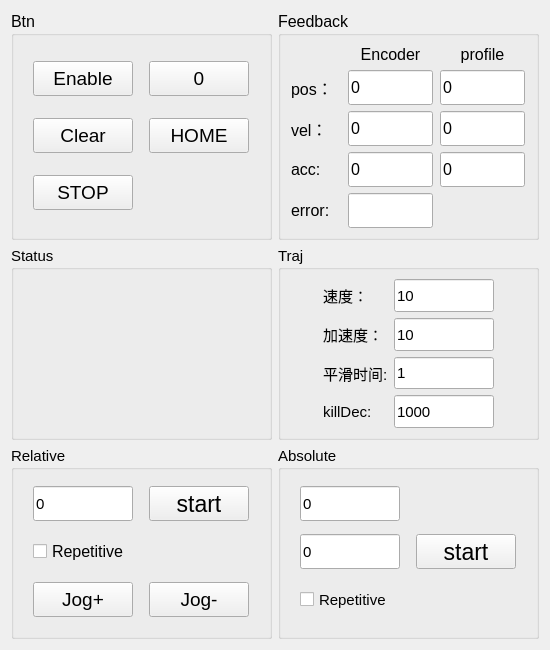
<?xml version="1.0" encoding="UTF-8"?>
<ui version="4.0">
 <class>axis</class>
 <widget class="QWidget" name="axis">
  <property name="geometry">
   <rect>
    <x>0</x>
    <y>0</y>
    <width>550</width>
    <height>650</height>
   </rect>
  </property>
  <property name="sizePolicy">
   <sizepolicy hsizetype="Preferred" vsizetype="Preferred">
    <horstretch>0</horstretch>
    <verstretch>0</verstretch>
   </sizepolicy>
  </property>
  <property name="minimumSize">
   <size>
    <width>331</width>
    <height>562</height>
   </size>
  </property>
  <property name="maximumSize">
   <size>
    <width>550</width>
    <height>650</height>
   </size>
  </property>
  <property name="acceptDrops">
   <bool>true</bool>
  </property>
  <property name="windowTitle">
   <string>Form</string>
  </property>
  <property name="layoutDirection">
   <enum>Qt::LeftToRight</enum>
  </property>
  <layout class="QGridLayout" name="gridLayout_2" rowstretch="2,2,2" columnstretch="2,2">
   <item row="0" column="0">
    <widget class="QGroupBox" name="Btn">
     <property name="font">
      <font>
       <pointsize>12</pointsize>
      </font>
     </property>
     <property name="title">
      <string>Btn</string>
     </property>
     <layout class="QGridLayout" name="gridLayout_7">
      <item row="0" column="0">
       <widget class="QPushButton" name="enableBtn">
        <property name="maximumSize">
         <size>
          <width>100</width>
          <height>35</height>
         </size>
        </property>
        <property name="font">
         <font>
          <pointsize>14</pointsize>
         </font>
        </property>
        <property name="text">
         <string>Enable</string>
        </property>
       </widget>
      </item>
      <item row="0" column="1">
       <widget class="QPushButton" name="zeroBtn">
        <property name="minimumSize">
         <size>
          <width>100</width>
          <height>35</height>
         </size>
        </property>
        <property name="maximumSize">
         <size>
          <width>100</width>
          <height>35</height>
         </size>
        </property>
        <property name="font">
         <font>
          <pointsize>14</pointsize>
         </font>
        </property>
        <property name="text">
         <string>0</string>
        </property>
       </widget>
      </item>
      <item row="1" column="0">
       <widget class="QPushButton" name="clearBtn">
        <property name="minimumSize">
         <size>
          <width>100</width>
          <height>35</height>
         </size>
        </property>
        <property name="maximumSize">
         <size>
          <width>100</width>
          <height>35</height>
         </size>
        </property>
        <property name="font">
         <font>
          <pointsize>14</pointsize>
         </font>
        </property>
        <property name="text">
         <string>Clear</string>
        </property>
       </widget>
      </item>
      <item row="2" column="0">
       <widget class="QPushButton" name="stopBtn">
        <property name="minimumSize">
         <size>
          <width>100</width>
          <height>35</height>
         </size>
        </property>
        <property name="maximumSize">
         <size>
          <width>100</width>
          <height>35</height>
         </size>
        </property>
        <property name="font">
         <font>
          <pointsize>14</pointsize>
         </font>
        </property>
        <property name="text">
         <string>STOP</string>
        </property>
       </widget>
      </item>
      <item row="1" column="1">
       <widget class="QPushButton" name="homeBtn">
        <property name="maximumSize">
         <size>
          <width>100</width>
          <height>35</height>
         </size>
        </property>
        <property name="font">
         <font>
          <pointsize>14</pointsize>
         </font>
        </property>
        <property name="text">
         <string>HOME</string>
        </property>
       </widget>
      </item>
     </layout>
    </widget>
   </item>
   <item row="0" column="1">
    <widget class="QGroupBox" name="feedback">
     <property name="sizePolicy">
      <sizepolicy hsizetype="Minimum" vsizetype="Expanding">
       <horstretch>0</horstretch>
       <verstretch>0</verstretch>
      </sizepolicy>
     </property>
     <property name="font">
      <font>
       <pointsize>12</pointsize>
      </font>
     </property>
     <property name="title">
      <string>Feedback</string>
     </property>
     <layout class="QGridLayout" name="gridLayout_6" columnstretch="1,3,3">
      <item row="0" column="1">
       <widget class="QLabel" name="encLabel">
        <property name="text">
         <string>Encoder</string>
        </property>
        <property name="alignment">
         <set>Qt::AlignCenter</set>
        </property>
       </widget>
      </item>
      <item row="0" column="2">
       <widget class="QLabel" name="prfLabel">
        <property name="text">
         <string>profile</string>
        </property>
        <property name="alignment">
         <set>Qt::AlignCenter</set>
        </property>
       </widget>
      </item>
      <item row="1" column="0">
       <widget class="QLabel" name="fposLabel">
        <property name="font">
         <font>
          <pointsize>12</pointsize>
         </font>
        </property>
        <property name="text">
         <string>pos：</string>
        </property>
       </widget>
      </item>
      <item row="2" column="0">
       <widget class="QLabel" name="fvelLabel">
        <property name="font">
         <font>
          <pointsize>12</pointsize>
         </font>
        </property>
        <property name="text">
         <string>vel：</string>
        </property>
       </widget>
      </item>
      <item row="3" column="0">
       <widget class="QLabel" name="accLabel_2">
        <property name="maximumSize">
         <size>
          <width>50</width>
          <height>16777215</height>
         </size>
        </property>
        <property name="text">
         <string>acc:</string>
        </property>
       </widget>
      </item>
      <item row="4" column="0">
       <widget class="QLabel" name="errorLabel">
        <property name="maximumSize">
         <size>
          <width>50</width>
          <height>16777215</height>
         </size>
        </property>
        <property name="font">
         <font>
          <pointsize>12</pointsize>
         </font>
        </property>
        <property name="text">
         <string>error:</string>
        </property>
       </widget>
      </item>
      <item row="1" column="2">
       <widget class="QLineEdit" name="prfPosText">
        <property name="minimumSize">
         <size>
          <width>85</width>
          <height>35</height>
         </size>
        </property>
        <property name="maximumSize">
         <size>
          <width>85</width>
          <height>35</height>
         </size>
        </property>
        <property name="text">
         <string>0</string>
        </property>
       </widget>
      </item>
      <item row="1" column="1">
       <widget class="QLineEdit" name="fposText">
        <property name="minimumSize">
         <size>
          <width>85</width>
          <height>35</height>
         </size>
        </property>
        <property name="maximumSize">
         <size>
          <width>85</width>
          <height>35</height>
         </size>
        </property>
        <property name="text">
         <string>0</string>
        </property>
       </widget>
      </item>
      <item row="2" column="2">
       <widget class="QLineEdit" name="prfVelText">
        <property name="minimumSize">
         <size>
          <width>85</width>
          <height>35</height>
         </size>
        </property>
        <property name="maximumSize">
         <size>
          <width>85</width>
          <height>35</height>
         </size>
        </property>
        <property name="text">
         <string>0</string>
        </property>
       </widget>
      </item>
      <item row="3" column="2">
       <widget class="QLineEdit" name="prfAccText">
        <property name="maximumSize">
         <size>
          <width>85</width>
          <height>35</height>
         </size>
        </property>
        <property name="text">
         <string>0</string>
        </property>
       </widget>
      </item>
      <item row="3" column="1">
       <widget class="QLineEdit" name="faccText">
        <property name="minimumSize">
         <size>
          <width>85</width>
          <height>35</height>
         </size>
        </property>
        <property name="maximumSize">
         <size>
          <width>85</width>
          <height>35</height>
         </size>
        </property>
        <property name="text">
         <string>0</string>
        </property>
       </widget>
      </item>
      <item row="2" column="1">
       <widget class="QLineEdit" name="fvelText">
        <property name="maximumSize">
         <size>
          <width>85</width>
          <height>35</height>
         </size>
        </property>
        <property name="text">
         <string>0</string>
        </property>
       </widget>
      </item>
      <item row="4" column="1">
       <widget class="QLineEdit" name="errorText">
        <property name="minimumSize">
         <size>
          <width>85</width>
          <height>35</height>
         </size>
        </property>
        <property name="maximumSize">
         <size>
          <width>85</width>
          <height>35</height>
         </size>
        </property>
       </widget>
      </item>
     </layout>
    </widget>
   </item>
   <item row="1" column="1">
    <widget class="QGroupBox" name="Traj">
     <property name="font">
      <font>
       <pointsize>11</pointsize>
      </font>
     </property>
     <property name="title">
      <string>Traj</string>
     </property>
     <layout class="QGridLayout" name="gridLayout" columnstretch="1,2,2,1">
      <item row="1" column="3">
       <spacer name="horizontalSpacer_2">
        <property name="orientation">
         <enum>Qt::Horizontal</enum>
        </property>
        <property name="sizeHint" stdset="0">
         <size>
          <width>40</width>
          <height>20</height>
         </size>
        </property>
       </spacer>
      </item>
      <item row="3" column="1">
       <widget class="QLabel" name="killAccLabel">
        <property name="text">
         <string>killDec:</string>
        </property>
       </widget>
      </item>
      <item row="1" column="1">
       <widget class="QLabel" name="accLabel">
        <property name="text">
         <string>加速度：</string>
        </property>
       </widget>
      </item>
      <item row="2" column="1">
       <widget class="QLabel" name="smoothLabel">
        <property name="text">
         <string>平滑时间:</string>
        </property>
       </widget>
      </item>
      <item row="0" column="1">
       <widget class="QLabel" name="velLabel">
        <property name="text">
         <string>速度：</string>
        </property>
       </widget>
      </item>
      <item row="2" column="0">
       <spacer name="horizontalSpacer_4">
        <property name="orientation">
         <enum>Qt::Horizontal</enum>
        </property>
        <property name="sizeHint" stdset="0">
         <size>
          <width>40</width>
          <height>20</height>
         </size>
        </property>
       </spacer>
      </item>
      <item row="0" column="2">
       <widget class="QLineEdit" name="velText">
        <property name="minimumSize">
         <size>
          <width>100</width>
          <height>0</height>
         </size>
        </property>
        <property name="maximumSize">
         <size>
          <width>100</width>
          <height>35</height>
         </size>
        </property>
        <property name="text">
         <string>10</string>
        </property>
       </widget>
      </item>
      <item row="1" column="2">
       <widget class="QLineEdit" name="accText">
        <property name="maximumSize">
         <size>
          <width>100</width>
          <height>35</height>
         </size>
        </property>
        <property name="text">
         <string>10</string>
        </property>
       </widget>
      </item>
      <item row="2" column="2">
       <widget class="QLineEdit" name="smoothTimeText">
        <property name="maximumSize">
         <size>
          <width>100</width>
          <height>35</height>
         </size>
        </property>
        <property name="text">
         <string>1</string>
        </property>
       </widget>
      </item>
      <item row="3" column="2">
       <widget class="QLineEdit" name="killDecText">
        <property name="maximumSize">
         <size>
          <width>100</width>
          <height>35</height>
         </size>
        </property>
        <property name="text">
         <string>1000</string>
        </property>
       </widget>
      </item>
     </layout>
    </widget>
   </item>
   <item row="1" column="0">
    <widget class="QGroupBox" name="Status">
     <property name="font">
      <font>
       <pointsize>11</pointsize>
      </font>
     </property>
     <property name="title">
      <string>Status</string>
     </property>
     <layout class="QGridLayout" name="gridLayout_3" columnstretch="0"/>
    </widget>
   </item>
   <item row="2" column="1">
    <widget class="QGroupBox" name="absolute">
     <property name="font">
      <font>
       <pointsize>11</pointsize>
      </font>
     </property>
     <property name="title">
      <string>Absolute</string>
     </property>
     <layout class="QGridLayout" name="gridLayout_5">
      <item row="1" column="0">
       <widget class="QLineEdit" name="absolutePosText">
        <property name="maximumSize">
         <size>
          <width>100</width>
          <height>35</height>
         </size>
        </property>
        <property name="text">
         <string>0</string>
        </property>
       </widget>
      </item>
      <item row="2" column="0">
       <widget class="QCheckBox" name="absoluteRep">
        <property name="maximumSize">
         <size>
          <width>100</width>
          <height>35</height>
         </size>
        </property>
        <property name="text">
         <string>Repetitive</string>
        </property>
       </widget>
      </item>
      <item row="1" column="1">
       <widget class="QPushButton" name="absoluteStart">
        <property name="maximumSize">
         <size>
          <width>100</width>
          <height>35</height>
         </size>
        </property>
        <property name="font">
         <font>
          <pointsize>17</pointsize>
         </font>
        </property>
        <property name="text">
         <string>start</string>
        </property>
       </widget>
      </item>
      <item row="0" column="0">
       <widget class="QLineEdit" name="absolutePosText2">
        <property name="maximumSize">
         <size>
          <width>100</width>
          <height>35</height>
         </size>
        </property>
        <property name="text">
         <string>0</string>
        </property>
       </widget>
      </item>
     </layout>
    </widget>
   </item>
   <item row="2" column="0">
    <widget class="QGroupBox" name="relative">
     <property name="font">
      <font>
       <pointsize>11</pointsize>
      </font>
     </property>
     <property name="title">
      <string>Relative</string>
     </property>
     <layout class="QGridLayout" name="gridLayout_4">
      <item row="1" column="1">
       <widget class="QPushButton" name="relativeStart">
        <property name="maximumSize">
         <size>
          <width>100</width>
          <height>35</height>
         </size>
        </property>
        <property name="font">
         <font>
          <pointsize>17</pointsize>
         </font>
        </property>
        <property name="text">
         <string>start</string>
        </property>
       </widget>
      </item>
      <item row="2" column="0">
       <widget class="QCheckBox" name="relativeRep">
        <property name="maximumSize">
         <size>
          <width>100</width>
          <height>35</height>
         </size>
        </property>
        <property name="font">
         <font>
          <pointsize>12</pointsize>
         </font>
        </property>
        <property name="text">
         <string>Repetitive</string>
        </property>
       </widget>
      </item>
      <item row="3" column="1">
       <widget class="QPushButton" name="jogBack">
        <property name="minimumSize">
         <size>
          <width>100</width>
          <height>35</height>
         </size>
        </property>
        <property name="maximumSize">
         <size>
          <width>100</width>
          <height>35</height>
         </size>
        </property>
        <property name="font">
         <font>
          <pointsize>14</pointsize>
         </font>
        </property>
        <property name="text">
         <string>Jog-</string>
        </property>
        <property name="autoRepeat">
         <bool>false</bool>
        </property>
       </widget>
      </item>
      <item row="3" column="0">
       <widget class="QPushButton" name="jogForward">
        <property name="minimumSize">
         <size>
          <width>100</width>
          <height>35</height>
         </size>
        </property>
        <property name="maximumSize">
         <size>
          <width>100</width>
          <height>35</height>
         </size>
        </property>
        <property name="font">
         <font>
          <pointsize>14</pointsize>
         </font>
        </property>
        <property name="text">
         <string>Jog+</string>
        </property>
        <property name="autoRepeat">
         <bool>false</bool>
        </property>
        <property name="autoRepeatDelay">
         <number>100</number>
        </property>
       </widget>
      </item>
      <item row="1" column="0">
       <widget class="QLineEdit" name="relativeEdit">
        <property name="minimumSize">
         <size>
          <width>100</width>
          <height>35</height>
         </size>
        </property>
        <property name="maximumSize">
         <size>
          <width>100</width>
          <height>35</height>
         </size>
        </property>
        <property name="text">
         <string>0</string>
        </property>
       </widget>
      </item>
     </layout>
    </widget>
   </item>
  </layout>
 </widget>
 <resources/>
 <connections/>
</ui>
